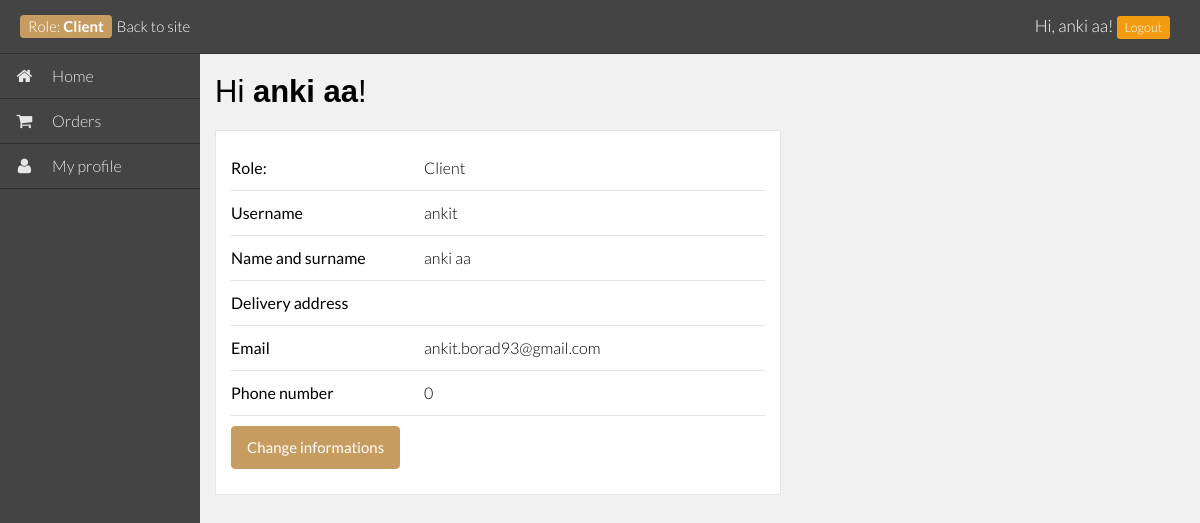
The app's page /backend/parts/user-profile.php (signed in) with its own data.
### tables this page shows
CREATE TABLE IF NOT EXISTS `users` (
  `user_id` int(10) NOT NULL AUTO_INCREMENT,
  `user_role` varchar(100) NOT NULL,
  `user_name` varchar(100) NOT NULL,
  `user_nice_name` varchar(250) NOT NULL,
  `user_password` varchar(100) NOT NULL,
  `user_email` varchar(50) DEFAULT NULL,
  `user_delivery_address` varchar(200) DEFAULT NULL,
  `user_phone` int(14) NOT NULL,
  `user_since` timestamp NOT NULL DEFAULT CURRENT_TIMESTAMP ON UPDATE CURRENT_TIMESTAMP,
  PRIMARY KEY (`user_id`)
);

### system/functions.php (called while the page is built, shortened)
<?php
function loggedIn() {
  if (isset($_SESSION['loggedin']) && isset($_SESSION['user_name'])) {
    return true;
  }
  return false;
}
?>

### system/languages/lang.en.php (called while the page is built, shortened)
<?php
$lang = array();
$lang['SITE_DIRECTORY'] = 'licenta';
$lang['SITE_TITLE'] = 'phpRestaurant';
$lang['SITE_BASE_TITLE'] = 'phpRestaurant | ';
$lang['HOMEPAGE_TITLE'] = 'Home';
$lang['NOT_FOUND_PAGE_TITLE'] = 'Page not found';
$lang['HOMEPAGE'] = 'Homepage';
$lang['GALLERY_PAGE_TITLE'] = 'Photo galleries';
$lang['EVENTS_PAGE_TITLE'] = 'Events';
$lang['MENUS_PAGE_TITLE'] = 'Menus';
$lang['BOOK_TABLES_PAGE_TITLE'] = 'Book a table';
$lang['CATERING_PAGE_TITLE'] = 'Catering orders';
$lang['CONTACT_PAGE_TITLE'] = 'Contact us now';
$lang['CP_BASE_TITLE'] = 'Control panel | ';
$lang['CP_USER_PAGE_TITLE'] = 'Edit profile';
$lang['CP_LIST_ORDERS_PAGE_TITLE'] = 'List orders';
$lang['CP_LIST_TABLES_PAGE_TITLE'] = 'Manage tables';
$lang['CP_LIST_MENUS_PAGE_TITLE'] = 'List menus';
$lang['CP_LIST_EVENTS_PAGE_TITLE'] = 'List events';
$lang['CP_ADD_EVENTS_PAGE_TITLE'] = 'Add events';
$lang['CP_RESTAURANT_SETTINGS_PAGE_TITLE'] = 'Restaurant settings';
$lang['CP_LIST_USERS_PAGE_TITLE'] = 'List users';
$lang['INDEX_CONTROL_PANEL'] = 'CP Index';
$lang['INDEX_ABOUT_US'] = 'About us';
$lang['Back_to_top'] = 'Back to top';
$lang['Pictures'] = 'Pictures';
$lang['Base_currency'] = '$';
$lang['success'] = 'Success';
$lang['db_imposible_to_change_the_db'] = 'Imposible to change the database, please check configuration file: ';
$lang['db_imposible_to_connect'] = 'There is a database connextion problem: ';
$lang['db_query_failed'] = 'Query Failed: ';
$lang['languages'] = 'Languages';
$lang['LANGUAGE'] = 'Language';
$lang['ENGLISH'] = 'English';
$lang['ROMANIAN'] = 'Romanian';
$lang['MENU'] = 'Menu';
$lang['HOME'] = 'Home';
$lang['MENUS'] = 'Menus';
$lang['BookTables'] = 'Book a Table now';
$lang['BookingTables'] = 'Table bookings';
$lang['Catering'] = 'Catering orders';
$lang['Events'] = 'Events';
$lang['Galleries'] = 'Galleries';
$lang['Contact'] = 'Contact';
$lang['Slide_1_title'] = 'Book tables online';
$lang['Slide_1_subtitle'] = 'The restaurant offers the opportunity to book tables online.';
$lang['Slide_1_button_text'] = 'Book a table now';
$lang['Slide_2_title'] = 'Catering menus';
$lang['Slide_2_subtitle'] = 'Prices from $1.';
$lang['Slide_2_button_text'] = 'Book now';
$lang['Slide_3_title'] = 'Catering menus';
$lang['Slide_3_subtitle'] = 'Prices from $1.';
$lang['Slide_3_button_text'] = 'Book now';
$lang['Slide_4_title'] = 'Catering menus';
$lang['Slide_4_subtitle'] = 'Prices from $1.';
$lang['Slide_4_button_text'] = 'Book now';
$lang['Slide_5_title'] = 'Catering menus';
$lang['Slide_5_subtitle'] = 'Prices from $1.';
$lang['Slide_5_button_text'] = 'Book now';
$lang['Copyright'] = 'A 2014 Cristian Stan Project! All rights reserved';
?>

### configuration.php (called while the page is built, shortened)
<?php
$CONF = array();
$CONF['host'] = 'localhost';
$CONF['user'] = 'root';
$CONF['pass'] = '';
$CONF['name'] = 'rest';
$CONF['installation_path'] = 'http://localhost/rest/';
$CONF['server_path'] = dirname(__FILE__);
$CONF['favicon_url'] = $CONF['installation_path'] . 'skin/images/favicon1.png';
$CONF['logo_url'] = $CONF['installation_path'] . 'skin/images/Restaurant.png';
$CONF['restaurant_tables_image0'] = $CONF['installation_path'] . 'skin/images/book-a-table0.jpg';
$CONF['restaurant_tables_image'] = $CONF['installation_path'] . 'skin/images/book-a-table.jpg';
$CONF['restaurant_tables_image2'] = $CONF['installation_path'] . 'skin/images/book-a-table2.jpg';
$CONF['restaurant_tables_image3'] = $CONF['installation_path'] . 'skin/images/book-a-table3.jpg';
$CONF['restaurant_tables_image4'] = $CONF['installation_path'] . 'skin/images/book-a-table4.jpg';
$CONF['restaurant_tables_image5'] = $CONF['installation_path'] . 'skin/images/book-a-table5.jpg';
$CONF['restaurant_tables_image6'] = $CONF['installation_path'] . 'skin/images/book-a-table6.jpg';
require_once('system/functions.php');
?>

### backend/parts/user-profile.php (the view, shortened to what this page needs)
<?php
require_once('../../configuration.php');
require_once('../../system/languages.php');
?>
<!DOCTYPE html>
<html lang="en-US">
<head>
	<?php require('../head.php'); ?>
</head>
<body class="backend row index-edit-user-profile">
	<?php if (loggedIn()) {
		$query = mysqli_query($con, "SELECT * FROM users WHERE user_name = '" . $_SESSION['user_name'] . "' LIMIT 1")
		or trigger_error("Query Failed: " . mysqli_error($con));
	    $query2 = mysqli_fetch_array($query); ?>
		<header class="row loggedin">
			<div class="">
				<div class="col-md-6">
					<span class="label label-success pull-left">
					<?php if ($query2['user_role'] == 'Administrator') { ?>
						<?php echo $lang['role']; ?><strong>Administrator</strong>
					<?php }else if ($query2['user_role'] == 'Client') { ?>
						<?php echo $lang['role']; ?><strong>Client</strong>
					<?php } ?>
					</span>
					<div class="pull-left">
						<a title="<?php echo $lang['back_into_the_site']; ?>" href="<?php echo $CONF['installation_path']; ?>">
							<?php echo $lang['back_into_the_site']; ?>
						</a>
					</div>
				</div>
				<div class="col-md-6"><p class="pull-right"><?php echo $lang['cp_login_hello'] . $query2['user_nice_name']; ?>! <a href="<?php echo $CONF['installation_path']; ?>backend/login.php?action=logout"><span class="label label-warning"><?php echo $lang['log_out']; ?></span></a></p></div>
			</div>
		</header>
		<div class="col-md-2 v2-sidebar-menu">
			<?php if ($query2['user_role'] == 'Administrator') { ?>
				<?php include('menu-administrators.php'); ?>
			<?php }else if ($query2['user_role'] == 'Client') {  ?>
				<?php include('menu-clients.php');  ?>
			<?php } ?>
		</div>
		<div class="col-md-10 v2-page-content">
			<div class="row">
				<div class="col-md-12 user-list">
					<h1><?php echo $lang['hello'] . "<strong>" . $query2['user_nice_name'] . "</strong>! "; ?></h1>
					<section class="change_infos white-container col-md-7">
						<div class="titles_infos_group clearfix">
							<span class="left_title col-md-4"><?php echo $lang['role']; ?></span>
							<span class="right_infos col-md-6"><?php echo $query2['user_role']; ?></span>
						</div>
						<div class="titles_infos_group clearfix">
							<span class="left_title col-md-4"><?php echo $lang['Username']; ?></span>
							<span class="right_infos col-md-6"><?php echo $query2['user_name']; ?></span>
						</div>
						<div class="titles_infos_group clearfix">
							<span class="left_title col-md-4"><?php echo $lang['Name_and_surname']; ?></span>
							<span class="right_infos col-md-6"><?php echo $query2['user_nice_name']; ?></span>
						</div>
						<div class="titles_infos_group clearfix">
							<span class="left_title col-md-4"><?php echo $lang['cp_order_address']; ?></span>
							<span class="right_infos col-md-6"><?php echo $query2['user_delivery_address']; ?></span>
						</div>
						<div class="titles_infos_group clearfix">
							<span class="left_title col-md-4"><?php echo $lang['Email']; ?></span>
							<span class="right_infos col-md-6"><?php echo $query2['user_email']; ?></span>
						</div>
						<div class="titles_infos_group clearfix">
							<span class="left_title col-md-4"><?php echo $lang['Phone_number']; ?></span>
							<span class="right_infos col-md-6"><?php echo $query2['user_phone']; ?></span>
						</div>
						<div class="titles_infos_group clearfix">
							<div class="right_infos">
								<div class="pull-left divider-right">
									<button class="edit_row btn btn-success" data-toggle="modal" data-target="#modal"><?php echo $lang['change_user_profile_informations']; ?></button>
								</div>
							</div>
						</div>
					</section>
				</div>
			</div>
		</div>
	<?php } else { ?>
   		<script>window.location.replace("<?php echo $CONF['installation_path'] . 'backend/'; ?>");</script>
	<?php } ?>
</body>
</html>

### skin/css/styles.css (style rules this page uses)
html { font-size: 100%; margin: 0; padding: 0; width: 100%; overflow-x: hidden; }
html p { margin: 0 0 14px; line-height: normal; }
html p span { line-height: 150%; }
body, div, span, object, iframe, h1, h2, h3, h4, h5, h6, p, blockquote, pre, a, abbr, acronym, address, code, del, dfn, em, img, q, dl, dt, dd, ol, ul, li, fieldset, form, label, legend, table, caption, tbody, tfoot, thead, tr, th, td, article, aside, dialog, figure, footer, header, hgroup, nav, section { margin: 0; padding: 0; border: 0; font-size: 100%; font: inherit; vertical-align: baseline; }
article, aside, details, figcaption, figure, dialog, footer, header, hgroup, menu, nav, section { display:block; }
body { line-height: 1.5; width: 100%; color: black; height: 100%; margin: 0; font-family: Lato, Arial; font-weight: 300; }
a, a:focus, a:hover, a:active { color: #3986AC; outline: medium none; font-family: Lato; text-decoration: underline; }
h1 { color: #000000; font-family: Lato; font-size: 36px; padding: 20px 0; }
header .header-top-area a, a, .social_links a { transition: all 250ms ease-in-out 0s; -webkit-transition: all 250ms ease-in-out 0s; }

### backend/skin/css/backend.css (style rules this page uses)
button, html input[type="button"], input[type="reset"], input[type="submit"] { border: 0 none; box-shadow: none; color: #FFFFFF; cursor: pointer; font-size: 16px; padding: 8px 34px; }
h1 { font-family: MontserratRegular,arial; font-size: 31px; line-height: normal; padding: 20px 0; }
.backend { background: #F1F1F1; width: 100%; margin: 0; padding-bottom: 4em; height: auto; }
html, body { height: 100%; }
body.backend { padding: 0; }
.backend .row, .backend .col-md-1 .backend .col-md-2 .backend .col-md-3 .backend .col-md-4 .backend .col-md-5 .backend .col-md-6 .backend .col-md-7 .backend .col-md-8 .backend .col-md-9 .backend .col-md-10 .backend .col-md-11 .backend .col-md-12 { margin: 0; padding: 0; }
.loggedin a { color: #ffffff; text-decoration: none; }
.block-title, .block-footer, header { background-color: #444444; color: #FFFFFF; font-size: 25px; height: auto; overflow: hidden; padding: 10px 20px; }
header.loggedin .label-success { font-size: 15px; margin: 15px 5px; padding: 4px 8px; }
header.loggedin .pull-left > a { display: block; font-size: 15px; padding: 15px 0; }
header.loggedin p { font-size: 17px; margin: 0; padding: 15px; }
.backend .loggedout, .backend .loggedin { padding: 0; border-bottom: 1px solid #303030; }
.divider-right { padding-right: 3px; }
a, button { -webkit-tap-highlight-color: rgba(0,0,0,0); }
.titles_infos_group { border-bottom: 1px solid #e3e3e3; color: #000000; padding: 10px 0; }
.left_title.col-md-4 { padding: 0; }
.titles_infos_group:last-child { border-bottom: 0 none; }
.titles_infos_group .left_title { font-weight: 500; }
.label { font-weight: 300; }
html { height: 100% !important; }
body { min-height: 100% !important; }
.v2-sidebar-menu, .v2-page-content { padding: 0; }
form#add_events_form, form.add_testimonials, .white-container, form.change_contact_infos { background: none repeat scroll 0 0 #ffffff; border: 1px solid #e5e5e5; padding: 15px; }
.white-container.change_infos { padding: 15px; }

### skin/css/lightbox.css (style rules this page uses)
body:after { content: url(../images/close.png) url(../images/loading.gif) url(../images/prev.png) url(../images/next.png); display: none; }

### backend/head.php (style rules this page uses)
nav.back-end.navigation-menu, .backend nav.navigation-menu,.label-success { background: #c79c60; }
.btn-success,.alert-success { background: #c79c60; border-color: #c79c60; }

### records on screen
users: user_nice_name "anki aa", user_role "Client", user_name "ankit", user_email "ankit.borad93@gmail.com", user_phone "0"

### other values on screen
$lang['role'] "Role:"
$lang['back_into_the_site'] "Back to site"
$lang['cp_login_hello'] "Hi,"
$lang['log_out'] "Logout"
$lang['HOMEPAGE_TITLE'] "Home"
$lang['orders'] "Orders"
$lang['my_profile'] "My profile"
$lang['hello'] "Hi"
$lang['Username'] "Username"
$lang['Name_and_surname'] "Name and surname"
$lang['cp_order_address'] "Delivery address"
$lang['Email'] "Email"
$lang['Phone_number'] "Phone number"
$lang['change_user_profile_informations'] "Change informations"
